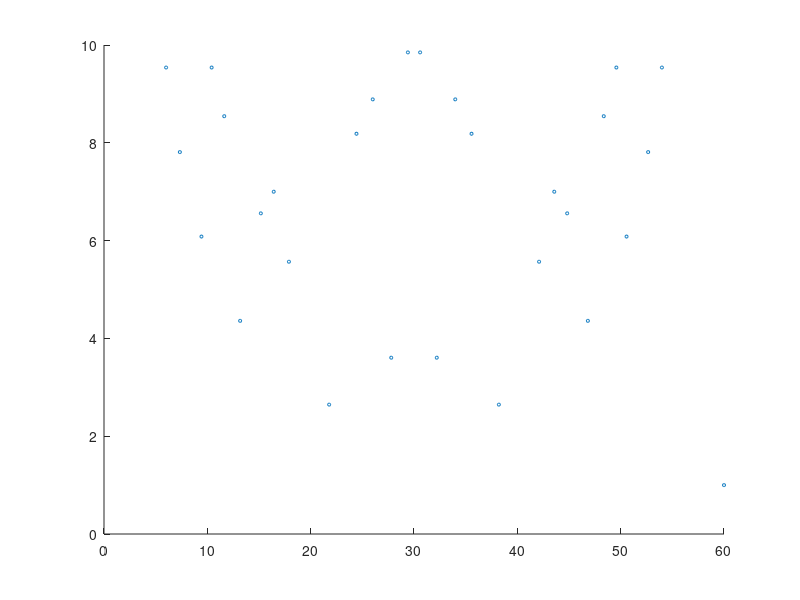
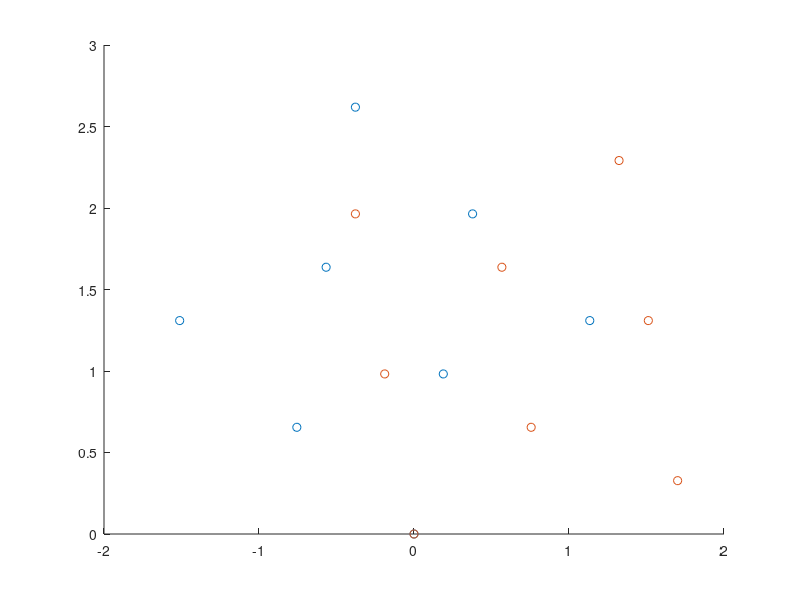

These figures' MATLAB source, in order: (Note: this script raises an error after producing the figures.)
%% Determine the supercell length
clear variables;
nMax = 40;
mMax = 40;
a = 1;
cutMaxA = 10* a;

theta1 = zeros(nMax, mMax);
theta2 = zeros(nMax, mMax);
theta3 = zeros(nMax, mMax);
theta4 = zeros(nMax, mMax);
length1 = zeros(nMax, mMax);
length2 = zeros(nMax, mMax);
length3 = zeros(nMax, mMax);
length4 = zeros(nMax, mMax);

for numIdxN = 1: nMax
    for numIdxM = 1: mMax
        theta1(numIdxN, numIdxM) = 2*atand((2*numIdxN - 1)/(sqrt(3)* (2*numIdxM - 1)));
        theta2(numIdxN, numIdxM) = 2*atand(numIdxN/(sqrt(3)* numIdxM));
        theta3(numIdxN, numIdxM) = 2*atand((sqrt(3)* (2*numIdxM - 1))/(2*numIdxN - 1));
        theta4(numIdxN, numIdxM) = 2*atand((sqrt(3)* numIdxM)/numIdxN);
        length1(numIdxN, numIdxM) = a/2 * sqrt((2*numIdxN - 1)^2 + 3*(2*numIdxM - 1)^2);
        length2(numIdxN, numIdxM) = a* sqrt(numIdxN^2 + 3* numIdxM^2);
    end
end
length3 = length1;
length4 = length2;
% [sortedTheta1, sortedIndex1] = sort(theta1(:));
% [sortedn1, sortedm1] = ind2sub(size(theta1), sortedIndex1);
% [sortedTheta2, sortedIndex2] = sort(theta2(:));
% [sortedn2, sortedm2] = ind2sub(size(theta2), sortedIndex2);
% 
% figure();
% hold on;
% scatter(sortedTheta1, length1(sortedIndex1), 5, 'b');
% scatter(sortedTheta2, length2(sortedIndex2), 5, 'r');
% hold off;

thetaMix = [theta1, theta2, theta3, theta4];
lengthMix = [length1, length2, length3, length4];
[sortedThetaMix, sortedIndexMix] = sort(thetaMix(:));
[sortednMix, sortedmMix] = ind2sub(size(thetaMix), sortedIndexMix);
while ~prod(sortedmMix <= 20)
    sortedmMix(sortedmMix > 20) = sortedmMix(sortedmMix > 20) - 20;
end
sortedMixType = nan(size(thetaMix));
sortedMixType = 1*(sortedIndexMix(:) <= (numel(thetaMix)/4)) + 2*(sortedIndexMix(:) > (numel(thetaMix)/4) & sortedIndexMix(:) <= (numel(thetaMix)/2)) ...
    + 3* (sortedIndexMix(:) > (numel(thetaMix)/2) & sortedIndexMix(:) <= (numel(thetaMix)*3/4)) + 4*(sortedIndexMix(:) > (numel(thetaMix)*3/4));
% scatter(sortedThetaMix, lengthMix(sortedIndexMix), 5);

[thetaMixUnique, sortedIndexMixUnique] = uniquetol(thetaMix);
lengthMixUnique = nan(size(thetaMixUnique));
sortedmMixUnique = nan(size(thetaMixUnique));
sortednMixUnique = nan(size(thetaMixUnique));
sortedMixTypeUnique = nan(size(thetaMixUnique));
for numIdx = 1: length(thetaMixUnique)
    searchIndex = abs(thetaMixUnique(numIdx) -  sortedThetaMix) < 1e-8;
    lengthMixUnique(numIdx) = min(lengthMix(sortedIndexMix(searchIndex)));
    tmpIndex = searchIndex & abs(lengthMix(sortedIndexMix) - lengthMixUnique(numIdx))< 1e-8;
    sortedmMixUnique(numIdx) = sortedmMix(tmpIndex);
    sortednMixUnique(numIdx) = sortednMix(tmpIndex);
    sortedMixTypeUnique(numIdx) = sortedMixType(tmpIndex);
end

% figure;
% scatter(thetaMixUnique, lengthMixUnique, 5);
% plot(thetaMixUnique, lengthMixUnique);

cutIndex = lengthMixUnique < cutMaxA;
thetaMixUniqueCut = thetaMixUnique(cutIndex);
lengthMixUniqueCut = lengthMixUnique(cutIndex);
sortedmMixUniqueCut = sortedmMixUnique(cutIndex);
sortednMixUniqueCut = sortednMixUnique(cutIndex);
sortedMixTypeUniqueCut = sortedMixTypeUnique(cutIndex);

figure;
scatter(thetaMixUniqueCut, lengthMixUniqueCut, 5);
xlim([0, 60]);

% Clear variables
clear length1 length2 length3 length4 lengthMix theta1 theta2 theta3 theta4 thetaMix
clear cutMaxA mMax nMax numIdx numIdxM numIdxN tmpIndex cutIndex
clear lengthMixUnique searchIndex sortedmMix sortedMixType sortedMixTypeUnique sortedIndexMix sortedmMix sortedmMixUnique
clear sortedIndexMixUnique sortednMix sortednMixUnique sortedThetaMix thetaMixUnique
%% Generates the lattice
a = 1;  % a-axies of the lattice
b = a;      % b-axies of the lattice
gamma = 120;% angle of <a, b>
sizeLattice = 21;  % Scale of the system (should be odd)

% Initialize of the variables
centerOrder = (sizeLattice + 1) ./ 2;
lattice.x = zeros(sizeLattice);
lattice.y = zeros(sizeLattice);
% Difference in x and y in the primitive cell
deltaA = [a, 0];
deltaB = [b*cosd(gamma), b*sind(gamma)];
% Set the zero of the axies
lattice.x(sizeLattice, 1) = 0;
lattice.y(sizeLattice, 1) = 0;
% Initialize the position of the center
lattice.x(centerOrder, centerOrder) = ((centerOrder - 1)*deltaA(1) + (sizeLattice - centerOrder)*deltaB(1));
lattice.y(centerOrder, centerOrder) = ((centerOrder - 1)*deltaA(2) + (sizeLattice - centerOrder)*deltaB(2));
% Calculate the distance from the center
for row = sizeLattice: -1: 1
    for column = 1: sizeLattice
        lattice.x(row, column) = ((column - 1)*deltaA(1) + (sizeLattice - row)*deltaB(1));
        lattice.y(row, column) = ((column - 1)*deltaA(2) + (sizeLattice - row)*deltaB(2));
        lattice.hoppingA(row, column) = column - centerOrder;
        lattice.hoppingB(row, column) = centerOrder - row;
    end
end
% Move the center to the axis zero
lattice.x = lattice.x - lattice.x(centerOrder, centerOrder);
lattice.y = lattice.y - lattice.y(centerOrder, centerOrder);

%% Rotation
% Construct layers
d = 0.05;
D = 0.5;
% rotationNumIdx = 20;
for rotationNumIdx = 19: 19
rotationDegree = thetaMixUniqueCut(rotationNumIdx)/2;
supercellLattice = lengthMixUniqueCut(rotationNumIdx);
supercellBoundx = [0, supercellLattice, supercellLattice/2, -supercellLattice/2, 0];
supercellBoundy = [0, 0, sqrt(3)/2 * supercellLattice, sqrt(3)/2 * supercellLattice, 0];
offsetSe1 = [deltaA', deltaB']*[2/3; 1/3];
offsetSe2 = [deltaA', deltaB']*[1/3; 2/3];
layer{1}.Se1.x = lattice.x + offsetSe1(1);
layer{1}.Se1.y = lattice.y + offsetSe1(2);
layer{1}.Se1.z = zeros(size(lattice.x));
layer{1}.V.x = lattice.x;
layer{1}.V.y = lattice.y;
layer{1}.V.z = zeros(size(lattice.x)) + d;
layer{1}.Se2.x = lattice.x + offsetSe2(1);
layer{1}.Se2.y = lattice.y + offsetSe2(2);
layer{1}.Se2.z = zeros(size(lattice.x)) + 2*d;

layer{2} = layer{1};
layer{2}.Se1.z = layer{1}.Se1.z + D;
layer{2}.Se2.z = layer{1}.Se2.z + D;
layer{2}.V.z = layer{1}.V.z + D;

% Rotation Process
for i = 1: 2
    % layer0: counterclock; layer1: clock
    switch i
        case 1
            rotationMatrix = ...
                [cosd(rotationDegree), -sind(rotationDegree), 0; sind(rotationDegree), cosd(rotationDegree), 0; 0 0 1];
        case 2
            rotationMatrix = ...
                [cosd(-rotationDegree), -sind(-rotationDegree), 0; sind(-rotationDegree), cosd(-rotationDegree), 0; 0 0 1];
    end
    switch sortedMixTypeUniqueCut(rotationNumIdx)
        case {1, 2}
            correctMatrix = [cosd(-30), -sind(-30), 0; sind(-30), cosd(-30), 0; 0 0 1];
        case {3, 4}
            correctMatrix = [1 0 0; 0 1 0; 0 0 1];
    end
    for numIdx = 1: numel(layer{i}.V.x)
        tmpMat = [layer{i}.Se1.x(numIdx), layer{i}.Se1.y(numIdx), layer{i}.Se1.z(numIdx)]';
        tmpMat = correctMatrix * rotationMatrix * tmpMat;
        layer{i}.Se1.x(numIdx) = tmpMat(1);
        layer{i}.Se1.y(numIdx) = tmpMat(2);
        layer{i}.Se1.z(numIdx) = tmpMat(3);
        
        tmpMat = [layer{i}.Se2.x(numIdx), layer{i}.Se2.y(numIdx), layer{i}.Se2.z(numIdx)]';
        tmpMat = correctMatrix * rotationMatrix * tmpMat;
        layer{i}.Se2.x(numIdx) = tmpMat(1);
        layer{i}.Se2.y(numIdx) = tmpMat(2);
        layer{i}.Se2.z(numIdx) = tmpMat(3);
        
        tmpMat = [layer{i}.V.x(numIdx), layer{i}.V.y(numIdx), layer{i}.V.z(numIdx)]';
        tmpMat = correctMatrix * rotationMatrix * tmpMat;
        layer{i}.V.x(numIdx) = tmpMat(1);
        layer{i}.V.y(numIdx) = tmpMat(2);
        layer{i}.V.z(numIdx) = tmpMat(3);
    end
    % Cut the supercell
    layer{i}.V.inSupercell = inpolygon(layer{i}.V.x, layer{i}.V.y, supercellBoundx, supercellBoundy);
end

% 
% fig = figure;
% hold on;
% % scatter3(layer{1}.Se1.x(:), layer{1}.Se1.y(:), layer{1}.Se1.z(:), 'green');
% scatter3(layer{1}.V.x(:), layer{1}.V.y(:), layer{1}.V.z(:), 'red');
% % scatter3(layer{1}.Se2.x(:), layer{1}.Se2.y(:), layer{1}.Se2.z(:), 'green');
% % scatter3(layer{2}.Se1.x(:), layer{2}.Se1.y(:), layer{2}.Se1.z(:), 'green');
% scatter3(layer{2}.V.x(:), layer{2}.V.y(:), layer{2}.V.z(:), 'blue');
% % scatter3(layer{2}.Se2.x(:), layer{2}.Se2.y(:), layer{2}.Se2.z(:), 'green');
% hold off
% maxLim = max(abs([fig.Children.XLim, fig.Children.YLim]));
% fig.Children.XLim = [-maxLim, maxLim];
% fig.Children.YLim = [-maxLim, maxLim];

fig = figure;
hold on;
% scatter3(layer{1}.Se1.x(:), layer{1}.Se1.y(:), layer{1}.Se1.z(:), 'green');
scatter3(layer{1}.V.x(layer{i}.V.inSupercell), layer{1}.V.y(layer{i}.V.inSupercell), layer{1}.V.z(layer{i}.V.inSupercell), 'red');
% scatter3(layer{1}.Se2.x(:), layer{1}.Se2.y(:), layer{1}.Se2.z(:), 'green');
% scatter3(layer{2}.Se1.x(:), layer{2}.Se1.y(:), layer{2}.Se1.z(:), 'green');
scatter3(layer{2}.V.x(layer{i}.V.inSupercell), layer{2}.V.y(layer{i}.V.inSupercell), layer{2}.V.z(layer{i}.V.inSupercell), 'blue');
% scatter3(layer{2}.Se2.x(:), layer{2}.Se2.y(:), layer{2}.Se2.z(:), 'green');
hold off
maxLim = max(abs([fig.Children.XLim, fig.Children.YLim]));
fig.Children.XLim = [-maxLim, maxLim];
fig.Children.YLim = [-maxLim, maxLim];

end
